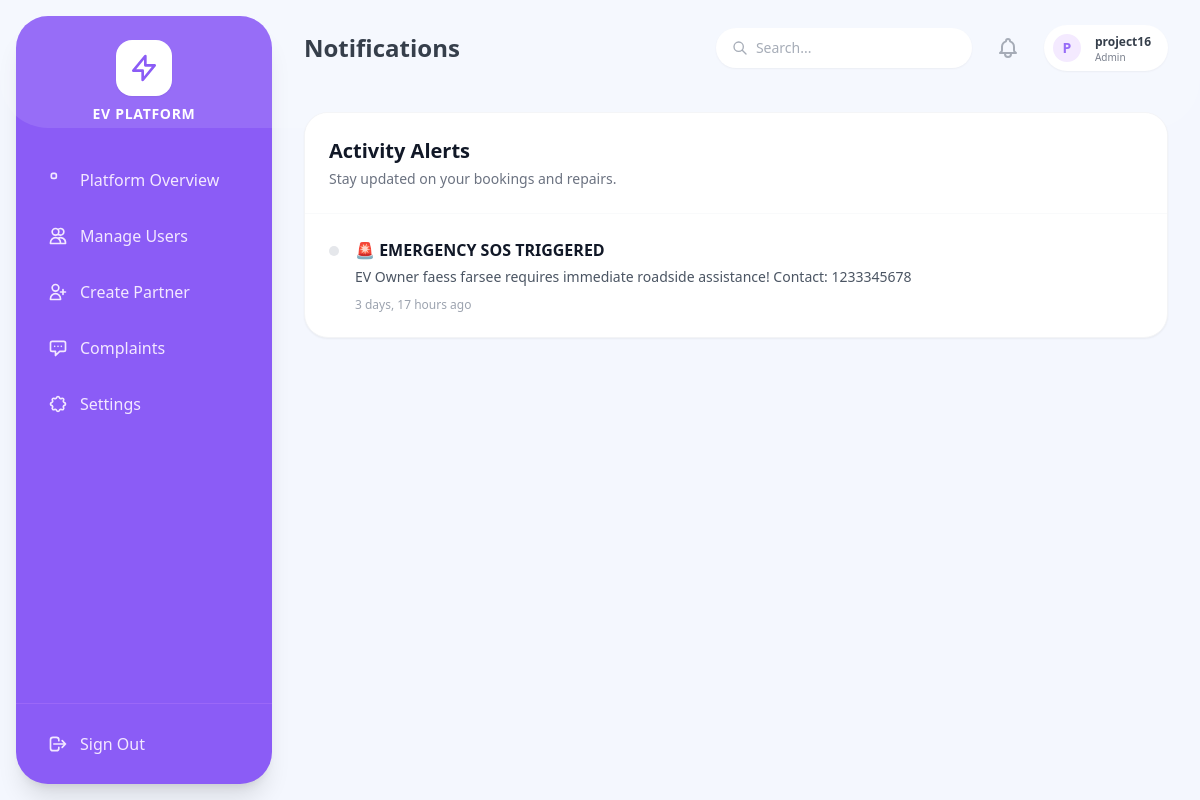
Page /notifications/ (signed in) on the earlier database version.
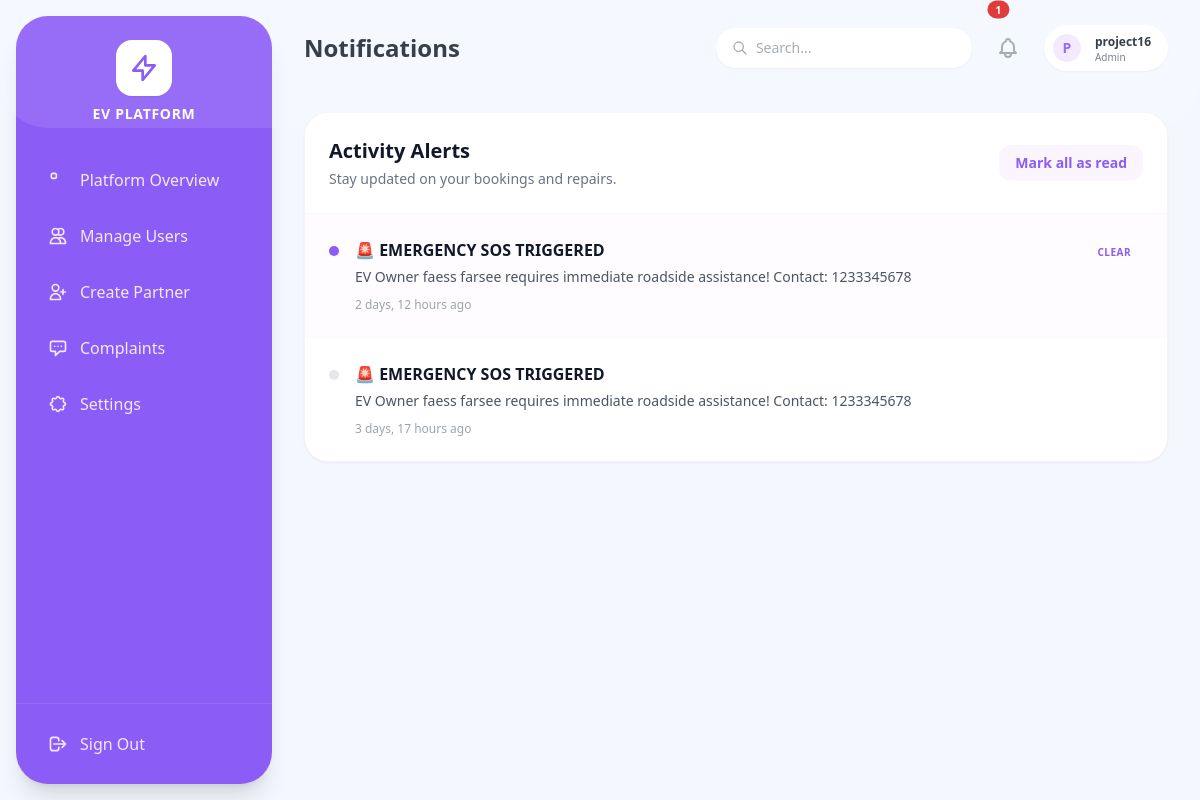
Same page on the later database version.
### accounts/models.py (models this page shows, shortened)
class User(AbstractUser):
    class RoleChoices(models.TextChoices):
        ADMIN = 'ADMIN', 'Admin'
        EV_OWNER = 'EV_OWNER', 'EV Owner'
        STATION_OPERATOR = 'STATION_OPERATOR', 'Charging Station Operator'
        SERVICE_CENTER = 'SERVICE_CENTER', 'Service Center'
        DELIVERY_PARTNER = 'DELIVERY_PARTNER', 'Delivery Partner'
    role = models.CharField(max_length=20, choices=RoleChoices.choices, default=RoleChoices.EV_OWNER)
    phone_number = models.CharField(max_length=15, unique=True, blank=True, null=True)
    is_approved = models.BooleanField(default=False)
    email_verified = models.BooleanField(default=False) # For optional email verification

### notifications/models.py (models this page shows, shortened)
class Notification(models.Model):
    user = models.ForeignKey(settings.AUTH_USER_MODEL, on_delete=models.CASCADE, related_name='notifications')
    title = models.CharField(max_length=100)
    message = models.TextField()
    is_read = models.BooleanField(default=False)
    created_at = models.DateTimeField(auto_now_add=True)
    class Meta:
        ordering = ['-created_at']

### notifications/views.py (the view)
# urls.py: path('', views.notification_list, name='notification_list'),
@login_required
def notification_list(request):
    notif_list = request.user.notifications.all().order_by('-created_at')
    paginator = Paginator(notif_list, 15)
    page_number = request.GET.get('page')
    notifications = paginator.get_page(page_number)
    return render(request, 'notifications/list.html', {'notifications': notifications})

### notifications/context_processors.py (called while the page is built)
def unread_count(request):
    if request.user.is_authenticated:
        count = request.user.notifications.filter(is_read=False).count()
        return {'unread_notifications_count': count}
    return {'unread_notifications_count': 0}

### notifications/templates/notifications/list.html (shortened to what this page needs)
{% extends 'base.html' %}
{% block header_title %}Notifications{% endblock %}
{% block content %}
<div class="max-w-4xl mx-auto bg-white rounded-[1.5rem] shadow-sm border border-gray-100 overflow-hidden relative">
    <div class="p-6 border-b border-gray-50 flex justify-between items-center bg-white relative z-10">
        <div>
            <h3 class="font-bold text-xl text-gray-900">Activity Alerts</h3>
            <p class="text-sm text-gray-500 mt-1">Stay updated on your bookings and repairs.</p>
        </div>
        {% if unread_notifications_count > 0 %}
            <a href="{% url 'mark_all_read' %}" class="text-sm text-[#8b5cf6] font-bold hover:underline bg-purple-50 px-4 py-2 rounded-xl transition">Mark all as read</a>
        {% endif %}
    </div>
    <div class="divide-y divide-gray-50">
        {% for notification in notifications %}
        <div class="p-6 flex justify-between items-start transition hover:bg-gray-50 {% if not notification.is_read %}bg-purple-50/30{% endif %}">
            <div class="flex items-start space-x-4">
                <div class="mt-2 flex-shrink-0">
                    {% if not notification.is_read %}
                        <div class="w-2.5 h-2.5 bg-[#8b5cf6] rounded-full shadow-sm animate-pulse"></div>
                    {% else %}
                        <div class="w-2.5 h-2.5 bg-gray-200 rounded-full"></div>
                    {% endif %}
                </div>
                <div>
                    <h4 class="font-bold text-gray-900 text-base">{{ notification.title }}</h4>
                    <p class="text-sm text-gray-600 mt-1 leading-relaxed">{{ notification.message }}</p>
                    <p class="text-xs text-gray-400 mt-2 font-medium">{{ notification.created_at|timesince }} ago</p>
                </div>
            </div>
            {% if not notification.is_read %}
            <div class="ml-4 flex-shrink-0">
                <a href="{% url 'mark_as_read' notification.id %}" class="text-[10px] uppercase tracking-wider font-bold text-[#8b5cf6] hover:bg-purple-100 px-3 py-1.5 rounded-lg transition" title="Mark as read">Clear</a>
            </div>
            {% endif %}
        </div>
        {% endfor %}
    </div>
</div>
{% endblock %}

### templates/base.html (shortened to what this page needs)
<!DOCTYPE html>
<html lang="en">
<head>
    <script src="https://cdn.tailwindcss.com"></script>
</head>
<body class="flex h-screen font-sans text-gray-800 antialiased overflow-hidden">
    <aside id="mobile-sidebar" class="fixed md:static inset-y-0 left-0 z-50 w-64 bg-[#8b5cf6] text-white flex flex-col sidebar-hidden md:transform-none md:my-4 md:ml-4 md:rounded-[2rem] shadow-xl overflow-hidden">
        <div class="flex items-center justify-between md:justify-center mt-6 mb-8 px-6 md:px-0 z-10">
            <div class="flex flex-col items-center">
                <div class="bg-white text-[#8b5cf6] p-3 rounded-2xl mb-2 shadow-sm flex items-center justify-center">
                    <svg class="h-8 w-8" fill="none" stroke="currentColor" viewBox="0 0 24 24"><path stroke-linecap="round" stroke-linejoin="round" stroke-width="2" d="M13 10V3L4 14h7v7l9-11h-7z"></path></svg>
                </div>
                <h2 class="font-bold tracking-wider text-sm uppercase hidden md:block">EV Platform</h2>
            </div>
        </div>
        <nav class="flex-1 px-4 overflow-y-auto hide-scrollbar z-10 pb-4">
            <ul class="space-y-2">
                {% if request.user.role == 'EV_OWNER' %}
                <li><a href="{% url 'owner_dashboard' %}" class="flex items-center space-x-3 px-4 py-3 rounded-xl text-purple-100 hover:bg-white hover:bg-opacity-10 transition font-medium"><svg class="w-5 h-5" fill="none" stroke="currentColor" viewBox="0 0 24 24"><path stroke-linecap="round" stroke-linejoin="round" stroke-width="2" d="M4 6a2 2 0 012-2h2a2 2 0 012 2v2a2 2 0 01-2 2H6a2 2 0 01-2-2V6zM14 6a2 2 0 012-2h2a2 2 0 012 2v2a2 2 0 01-2 2h-2a2 2 0 01-2-2V6z"></path></svg><span>Dashboard</span></a></li>
                <li><a href="{% url 'owner_vehicle_list' %}" class="flex items-center space-x-3 px-4 py-3 rounded-xl text-purple-100 hover:bg-white hover:bg-opacity-10 transition font-medium"><svg class="w-5 h-5" fill="none" stroke="currentColor" viewBox="0 0 24 24"><path stroke-linecap="round" stroke-linejoin="round" stroke-width="2" d="M3 10h18M7 15h1m4 0h1m-7 4h12a3 3 0 003-3V8a3 3 0 00-3-3H6a3 3 0 00-3 3v8a3 3 0 003 3z"></path></svg><span>My Vehicles</span></a></li>
                <li><a href="{% url 'browse_stations' %}" class="flex items-center space-x-3 px-4 py-3 rounded-xl text-purple-100 hover:bg-white hover:bg-opacity-10 transition font-medium"><svg class="w-5 h-5" fill="none" stroke="currentColor" viewBox="0 0 24 24"><path stroke-linecap="round" stroke-linejoin="round" stroke-width="2" d="M17.657 16.657L13.414 20.9a1.998 1.998 0 01-2.827 0l-4.244-4.243a8 8 0 1111.314 0z"></path></svg><span>Find Stations</span></a></li>
                <li><a href="{% url 'booking_list' %}" class="flex items-center space-x-3 px-4 py-3 rounded-xl text-purple-100 hover:bg-white hover:bg-opacity-10 transition font-medium"><svg class="w-5 h-5" fill="none" stroke="currentColor" viewBox="0 0 24 24"><path stroke-linecap="round" stroke-linejoin="round" stroke-width="2" d="M8 7V3m8 4V3m-9 8h10M5 21h14a2 2 0 002-2V7a2 2 0 00-2-2H5a2 2 0 00-2 2v12a2 2 0 002 2z"></path></svg><span>My Bookings</span></a></li>
                <li><a href="{% url 'owner_service_dashboard' %}" class="flex items-center space-x-3 px-4 py-3 rounded-xl text-purple-100 hover:bg-white hover:bg-opacity-10 transition font-medium"><svg class="w-5 h-5" fill="none" stroke="currentColor" viewBox="0 0 24 24"><path stroke-linecap="round" stroke-linejoin="round" stroke-width="2" d="M10.325 4.317c.426-1.756 2.924-1.756 3.35 0a1.724 1.724 0 002.573 1.066c1.543-.94 3.31.826 2.37 2.37a1.724 1.724 0 001.065 2.572c1.756.426 1.756 2.924 0 3.35a1.724 1.724 0 00-1.066 2.573c.94 1.543-.826 3.31-2.37 2.37a1.724 1.724 0 00-2.572 1.065c-.426 1.756-2.924 1.756-3.35 0a1.724 1.724 0 00-2.573-1.066c-1.543.94-3.31-.826-2.37-2.37a1.724 1.724 0 00-1.065-2.572c-1.756-.426-1.756-2.924 0-3.35a1.724 1.724 0 001.066-2.573c-.94-1.543.826-3.31 2.37-2.37.996.608 2.296.07 2.572-1.065z"></path></svg><span>My Repairs</span></a></li>
                {% elif request.user.role == 'ADMIN' %}
                <li><a href="#" class="flex items-center space-x-3 px-4 py-3 rounded-xl text-purple-100 hover:bg-white hover:bg-opacity-10 transition font-medium"><svg class="w-5 h-5" fill="none" stroke="currentColor" viewBox="0 0 24 24"><path stroke-linecap="round" stroke-linejoin="round" stroke-width="2" d="M4 6a2 2 0 012-2h2a2 2 0 012 2v2a2 2 0 01-2 2H6a2 2 0 01-2-2V6z"></path></svg><span>Platform Overview</span></a></li>
                <li><a href="#" class="flex items-center space-x-3 px-4 py-3 rounded-xl text-purple-100 hover:bg-white hover:bg-opacity-10 transition font-medium"><svg class="w-5 h-5" fill="none" stroke="currentColor" viewBox="0 0 24 24"><path stroke-linecap="round" stroke-linejoin="round" stroke-width="2" d="M12 4.354a4 4 0 110 5.292M15 21H3v-1a6 6 0 0112 0v1zm0 0h6v-1a6 6 0 00-9-5.197M13 7a4 4 0 11-8 0 4 4 0 018 0z"></path></svg><span>Manage Users</span></a></li>
                <li><a href="{% url 'admin_create_user' %}" class="flex items-center space-x-3 px-4 py-3 rounded-xl text-purple-100 hover:bg-white hover:bg-opacity-10 transition font-medium"><svg class="w-5 h-5" fill="none" stroke="currentColor" viewBox="0 0 24 24"><path stroke-linecap="round" stroke-linejoin="round" stroke-width="2" d="M18 9v3m0 0v3m0-3h3m-3 0h-3m-2-5a4 4 0 11-8 0 4 4 0 018 0zM3 20a6 6 0 0112 0v1H3v-1z"></path></svg><span>Create Partner</span></a></li>
                <li><a href="#" class="flex items-center space-x-3 px-4 py-3 rounded-xl text-purple-100 hover:bg-white hover:bg-opacity-10 transition font-medium"><svg class="w-5 h-5" fill="none" stroke="currentColor" viewBox="0 0 24 24"><path stroke-linecap="round" stroke-linejoin="round" stroke-width="2" d="M8 10h.01M12 10h.01M16 10h.01M9 16H5a2 2 0 01-2-2V6a2 2 0 012-2h14a2 2 0 012 2v8a2 2 0 01-2 2h-5l-5 5v-5z"></path></svg><span>Complaints</span></a></li>
                <li><a href="#" class="flex items-center space-x-3 px-4 py-3 rounded-xl text-purple-100 hover:bg-white hover:bg-opacity-10 transition font-medium"><span>Settings</span></a></li>
                {% endif %}
            </ul>
        </nav>
        <div class="p-4 z-10 border-t border-purple-400 border-opacity-30">
            <form method="post" action="{% url 'logout' %}">
                <button type="submit" class="w-full flex items-center space-x-3 px-4 py-3 rounded-xl text-purple-100 hover:bg-white hover:text-red-500 hover:bg-opacity-10 transition font-medium">
                    <svg class="w-5 h-5" fill="none" stroke="currentColor" viewBox="0 0 24 24"><path stroke-linecap="round" stroke-linejoin="round" stroke-width="2" d="M17 16l4-4m0 0l-4-4m4 4H7m6 4v1a3 3 0 01-3 3H6a3 3 0 01-3-3V7a3 3 0 013-3h4a3 3 0 013 3v1"></path></svg>
                    <span>Sign Out</span>
                </button>
            </form>
        </div>
    </aside>
    <div class="flex-1 flex flex-col h-full overflow-hidden">
        <header class="h-20 bg-transparent flex items-center justify-between px-4 md:px-8 z-10 pt-4 md:pt-6 pb-2">
            <div class="flex items-center">
                <h1 class="text-xl md:text-2xl font-bold text-gray-800 truncate">
                    {% block header_title %}Dashboard{% endblock %}
                </h1>
            </div>
            <div class="flex items-center space-x-3 md:space-x-6">
                <div class="hidden lg:block relative w-64">
                    <input type="text" placeholder="Search..." class="w-full bg-white rounded-full py-2.5 pl-10 pr-4 shadow-sm border-none focus:ring-2 focus:ring-[#8b5cf6] text-sm text-gray-600 outline-none">
                    <svg class="w-4 h-4 text-gray-400 absolute left-4 top-3" fill="none" stroke="currentColor" viewBox="0 0 24 24"><path stroke-linecap="round" stroke-linejoin="round" stroke-width="2" d="M21 21l-6-6m2-5a7 7 0 11-14 0 7 7 0 0114 0z"></path></svg>
                </div>
                <div class="relative group">
                    <a href="{% url 'notification_list' %}" class="relative p-2 text-gray-400 hover:text-gray-500">
                        {% if unread_notifications_count > 0 %}
                        <span class="absolute top-0 right-0 inline-flex items-center justify-center px-2 py-1 text-[10px] font-bold leading-none text-white transform translate-x-1/4 -translate-y-1/4 bg-red-600 rounded-full">
                            {{ unread_notifications_count }}
                        </span>
                        {% endif %}
                    </a>
                </div>
                <a href="{% url 'profile_view' %}" class="flex items-center space-x-3 bg-white pl-1.5 pr-4 py-1.5 rounded-full shadow-sm border border-gray-100 hover:bg-purple-50 transition border-transparent hover:border-purple-200 cursor-pointer group">
                    <div class="h-8 w-8 rounded-full bg-purple-100 flex items-center justify-center text-[#8b5cf6] font-bold uppercase text-sm border-2 border-white">
                        {{ request.user.username|make_list|first }}
                    </div>
                    <div class="hidden md:block text-left">
                        <p class="text-xs font-bold text-gray-800 group-hover:text-[#8b5cf6] transition">{{ request.user.get_full_name|default:request.user.username }}</p>
                        <p class="text-[10px] text-gray-500 leading-none mt-0.5">{{ request.user.get_role_display }}</p>
                    </div>
                </a>
            </div>
        </header>
        <main class="flex-1 overflow-x-hidden overflow-y-auto p-4 md:p-8 hide-scrollbar">
            {% block content %}
            {% endblock %}
        </main>
    </div>
</body>
</html>

### templates/base.html (style rules this page uses)
body { font-family: 'Poppins', sans-serif; background-color: #f4f7fe; }
#mobile-sidebar { transition: transform 0.3s ease-in-out; }
.sidebar-hidden { transform: translateX(-100%); }
.hide-scrollbar { -ms-overflow-style: none; scrollbar-width: none; }

Differences in the rows shown:
added Notification: is_read False (drawn), title "🚨 EMERGENCY SOS TRIGGERED", message "EV Owner faess farsee requires immediate roadside assistance! Contact: 1233345678", created_at "2 days, 12 hours"
Other differences:
{{ unread_notifications_count }}: (not shown) → "1"
text now shown: "Mark all as read"
